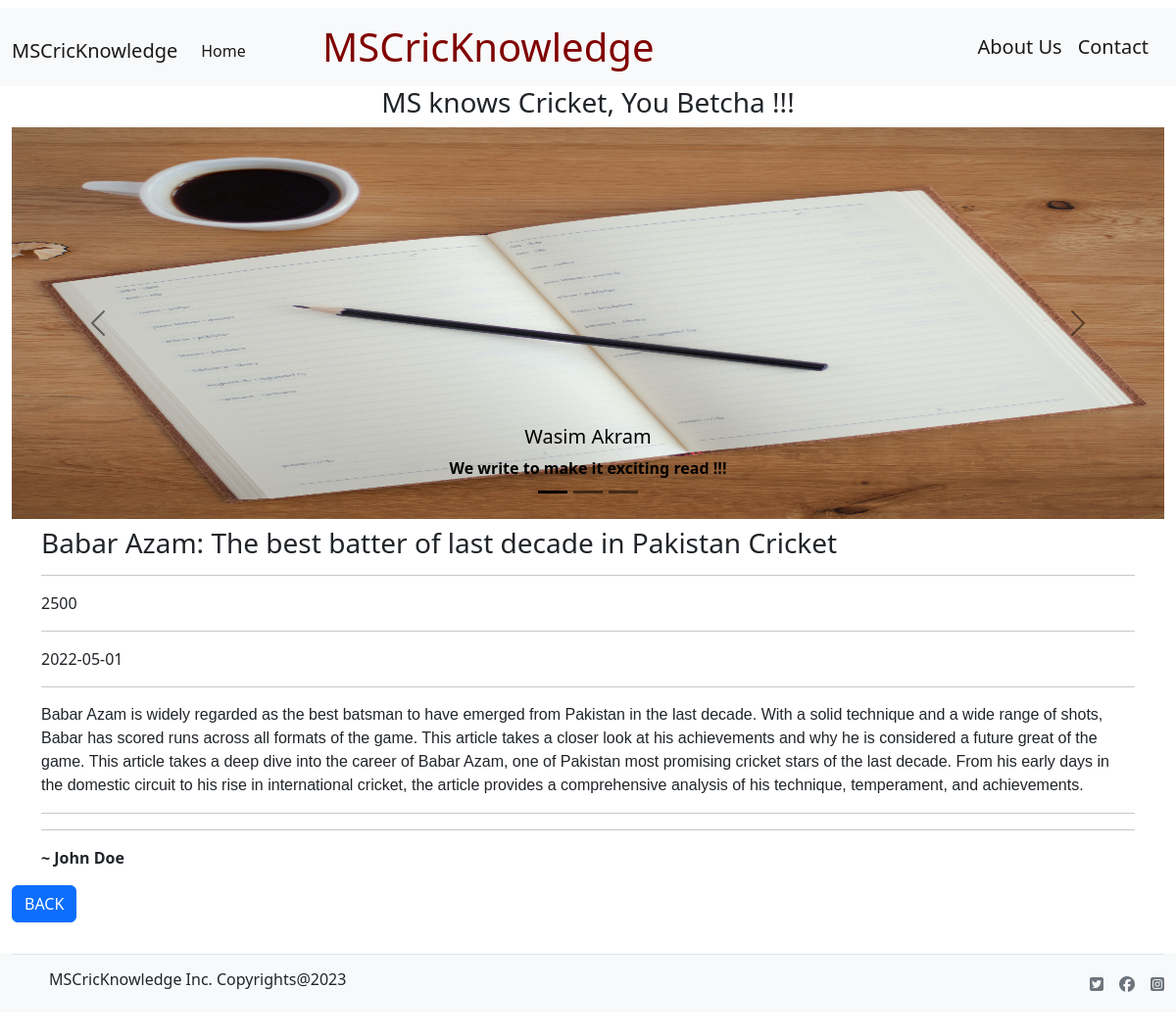
/articles/1, run on the app's committed database.
### tables this page shows
CREATE TABLE articles (
    id INTEGER PRIMARY KEY AUTOINCREMENT NOT NULL,
    name TEXT NOT NULL,
    description TEXT NOT NULL,
    views INTEGER,
    date_published TEXT NOT NULL,
    author TEXT NOT NULL
);

### main.py (the view)
@app.route('/articles/<id>')
def articles(id):
    article = load_article(id)
    if not article:
        return 'Not found', 404
    else:
        return render_template('articles.html', article=article)

### main.py (called while the page is built)
def load_article(id):
    with engine.connect() as conn:
        article = conn.execute('SELECT * FROM articles WHERE id= :val', val=id)
        row = article.all()
        if row == 0:
            return None
        else:
            return dict(row[0])

### templates/articles.html (shortened to what this page needs)
{% extends 'base.html' %}
{% block body %}
<div class="container-fluid">
    <div id="carouselExampleDark" class="carousel carousel-dark slide" data-bs-ride="carousel">
        <div class="carousel-indicators">
            <button type="button" data-bs-target="#carouselExampleDark" data-bs-slide-to="0" class="active"
                aria-current="true" aria-label="Wasim Akram"></button>
            <button type="button" data-bs-target="#carouselExampleDark" data-bs-slide-to="1"
                aria-label="Glenn Mcgrath"></button>
            <button type="button" data-bs-target="#carouselExampleDark" data-bs-slide-to="2"
                aria-label="Shane Warne"></button>
        </div>
        <div class="carousel-inner">
            <div class="carousel-item active" data-bs-interval="10000">
                <img src="../static/media/article1.jpg" class="d-block w-100 contact-pics" alt="Article Writing">
                <div class="carousel-caption d-none d-md-block">
                    <h5>Wasim Akram</h5>
                    <b>We write to make it exciting read !!!</b>
                </div>
            </div>
        </div>
        <button class="carousel-control-prev" type="button" data-bs-target="#carouselExampleDark" data-bs-slide="prev">
            <span class="carousel-control-prev-icon" aria-hidden="true"></span>
        </button>
        <button class="carousel-control-next" type="button" data-bs-target="#carouselExampleDark" data-bs-slide="next">
            <span class="carousel-control-next-icon" aria-hidden="true"></span>
        </button>
    </div>
    <div class="container my-2">
        <h3>{{article.name}}</h3>
        <hr>
        <span>{{article.views}}</span>
        <hr>
        <span>{{article.date_published}}</span>
        <hr>
        <p>{{article.description}}</p>
        <hr><hr>
        <b>~ {{article.author}}</b>
    </div>
    <div class="conatiner">
        <a href="/articles" type="button" class="btn btn-primary my-2" >BACK</a>
    </div>
</div>
{% endblock %}

### static/css/style.css (style rules this page uses)
body { color: #ebf1f7; }
p { font-family: helvetica; font-weight: 400; }
.contact-pics { height: 400px; }

### data on the page
articles: name "Babar Azam: The best batter of last decade in Pakistan Cricket", views "2500", date_published "2022-05-01", description "Babar Azam is widely regarded as the best batsman to have emerged from Pakistan in the last decade. With a solid technique and a wide range of shots, Babar has scored runs across all formats of the game. This article takes a closer look at his achievements and why he is considered a future great of the game. This article takes a deep dive into the career of Babar Azam, one of Pakistan most promising cricket stars of the last decade. From his early days in the domestic circuit to his rise in international cricket, the article provides a comprehensive analysis of his technique, temperament, and achievements.", author "John Doe"
